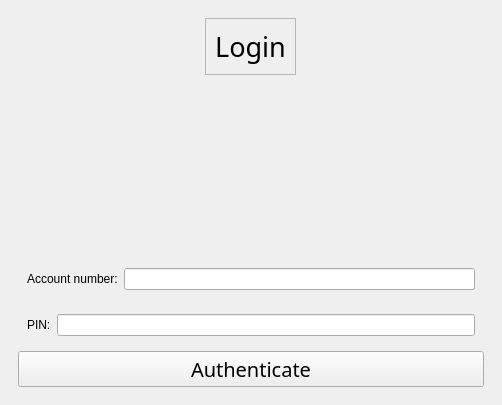
<?xml version="1.0" encoding="UTF-8"?>
<ui version="4.0">
 <class>login_window</class>
 <widget class="QMainWindow" name="login_window">
  <property name="geometry">
   <rect>
    <x>0</x>
    <y>0</y>
    <width>502</width>
    <height>405</height>
   </rect>
  </property>
  <property name="windowTitle">
   <string>Login</string>
  </property>
  <widget class="QWidget" name="centralwidget">
   <layout class="QVBoxLayout" name="verticalLayout_6">
    <item>
     <layout class="QVBoxLayout" name="verticalLayout_2">
      <item>
       <widget class="QWidget" name="loginContainerWidget" native="true">
        <layout class="QVBoxLayout" name="verticalLayout_5">
         <item alignment="Qt::AlignmentFlag::AlignHCenter|Qt::AlignmentFlag::AlignTop">
          <widget class="QFrame" name="loginContainerFrameWidget">
           <property name="font">
            <font>
             <family>Yu Gothic</family>
            </font>
           </property>
           <property name="frameShape">
            <enum>QFrame::Shape::StyledPanel</enum>
           </property>
           <property name="frameShadow">
            <enum>QFrame::Shadow::Raised</enum>
           </property>
           <layout class="QVBoxLayout" name="verticalLayout_4">
            <item alignment="Qt::AlignmentFlag::AlignHCenter|Qt::AlignmentFlag::AlignTop">
             <widget class="QLabel" name="loginLabel">
              <property name="font">
               <font>
                <family>Yu Gothic</family>
                <pointsize>20</pointsize>
               </font>
              </property>
              <property name="text">
               <string>Login</string>
              </property>
              <property name="alignment">
               <set>Qt::AlignmentFlag::AlignHCenter|Qt::AlignmentFlag::AlignTop</set>
              </property>
             </widget>
            </item>
           </layout>
          </widget>
         </item>
        </layout>
       </widget>
      </item>
      <item>
       <spacer name="verticalSpacer">
        <property name="orientation">
         <enum>Qt::Orientation::Vertical</enum>
        </property>
        <property name="sizeHint" stdset="0">
         <size>
          <width>20</width>
          <height>40</height>
         </size>
        </property>
       </spacer>
      </item>
      <item>
       <widget class="QWidget" name="authenticateContainerWidget" native="true">
        <layout class="QVBoxLayout" name="verticalLayout">
         <item>
          <widget class="QWidget" name="accountNumberContainerWidget" native="true">
           <layout class="QHBoxLayout" name="horizontalLayout">
            <item>
             <widget class="QLabel" name="accountNumberLabel">
              <property name="text">
               <string>Account number:</string>
              </property>
             </widget>
            </item>
            <item>
             <widget class="QLineEdit" name="accountNumberLineEdit"/>
            </item>
           </layout>
          </widget>
         </item>
         <item>
          <widget class="QWidget" name="pinContainerWidget" native="true">
           <layout class="QHBoxLayout" name="horizontalLayout_2">
            <item>
             <widget class="QLabel" name="pinLabel">
              <property name="text">
               <string>PIN:</string>
              </property>
             </widget>
            </item>
            <item>
             <widget class="QLineEdit" name="pinLineEdit"/>
            </item>
           </layout>
          </widget>
         </item>
         <item>
          <widget class="QPushButton" name="authenticatePushButton">
           <property name="font">
            <font>
             <family>Yu Gothic</family>
             <pointsize>15</pointsize>
            </font>
           </property>
           <property name="text">
            <string>Authenticate</string>
           </property>
          </widget>
         </item>
        </layout>
       </widget>
      </item>
     </layout>
    </item>
   </layout>
  </widget>
 </widget>
 <resources/>
 <connections/>
</ui>
